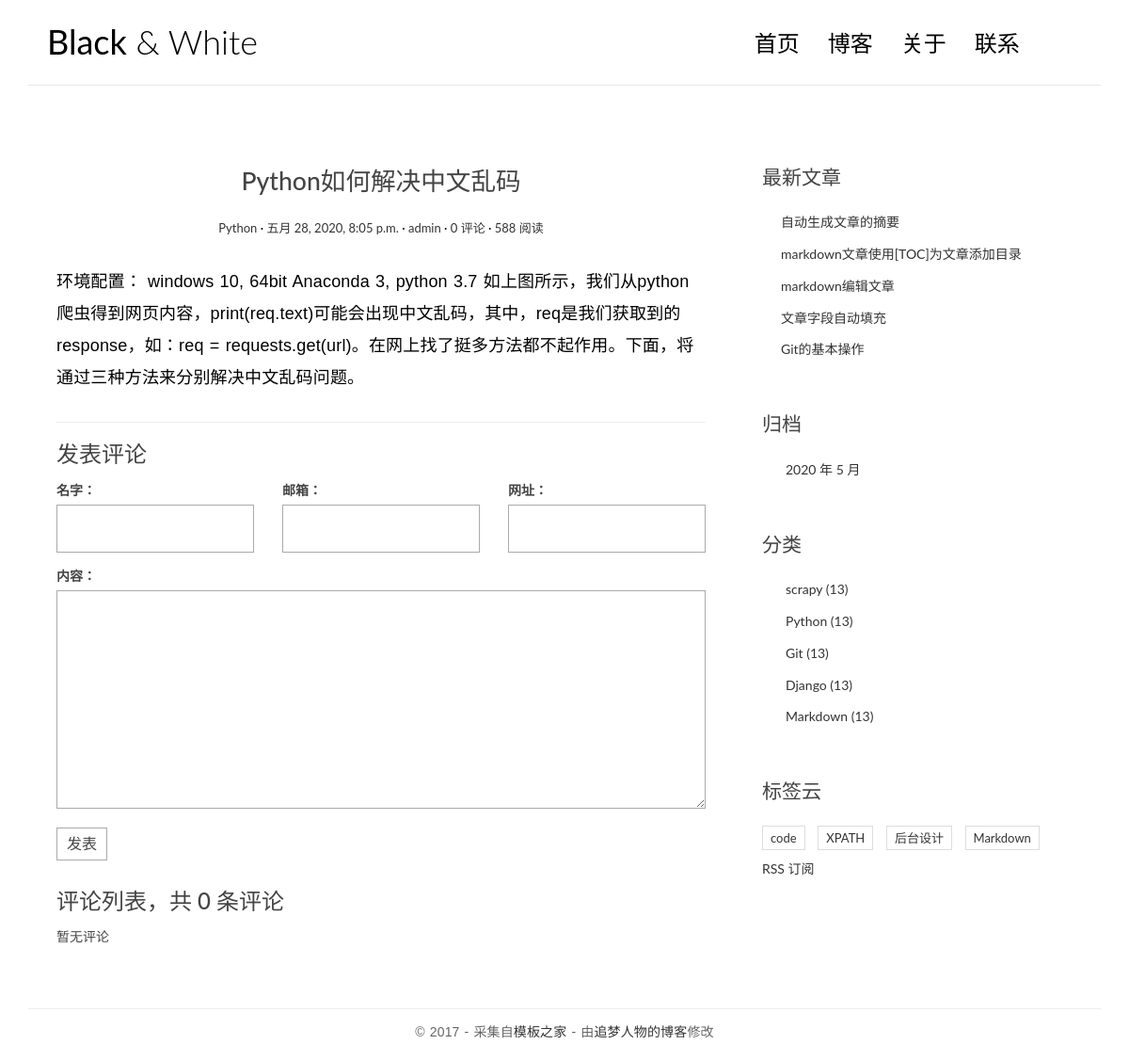
/posts/3/, run on the app's committed database.
### blog/models.py (models this page shows, shortened)
class Post(models.Model):
    title = models.CharField('标题', max_length=70)
    body = models.TextField('正文')
    created_time = models.DateTimeField('创建时间', default=timezone.now)
    modified_time = models.DateTimeField('修改时间')
    excerpt = models.CharField('摘要', max_length=200, blank=True)
    category = models.ForeignKey(Category, verbose_name='分类', on_delete=models.CASCADE)
    tags = models.ManyToManyField(Tag, verbose_name='标签', blank=True)
    author = models.ForeignKey(User, verbose_name='作者', on_delete=models.CASCADE)
    class Meta:
        verbose_name = '文章'
        verbose_name_plural = verbose_name
        ordering = ['-created_time']
    def get_absolute_url(self):
        return reverse('blog:detail', kwargs={'pk': self.pk})

class Category(models.Model):
    name = models.CharField(max_length=100)
    class Meta:
        verbose_name = '分类'
        verbose_name_plural = verbose_name

class Tag(models.Model):
    name = models.CharField(max_length=100)
    class Meta:
        verbose_name = '标签'
        verbose_name_plural = verbose_name

### blog/views.py (the view)
# urls.py: path('posts/<int:pk>/', views.detail, name='detail'),
def detail(request, pk):
    post = get_object_or_404(Post, pk=pk)
    md = markdown.Markdown(extensions=[
        'markdown.extensions.extra',
        'markdown.extensions.codehilite',
        TocExtension(slugify=slugify),
    ]
    )
    post.body = md.convert(post.body)
    m = re.search(r'<div class="toc">\s*<ul>(.*)</ul>\s*</div>', md.toc, re.S)
    post.toc = m.group(1) if m is not None else ''
    return render(request, 'blog/detail.html',
                  context={
                      'post': post
                  })

### comments/forms.py
class CommentForm(forms.ModelForm):
    class Meta:
        model = Comment
        fields = ['name', 'email', 'url', 'text']

### blog/templatetags/blog_extras.py (called while the page is built)
@register.inclusion_tag('blog/inclusions/_recent_posts.html', takes_context=True)
def show_recent_posts(context, num=5):
    return {
        'recent_post_list': Post.objects.all().order_by('-created_time')[:num]
    }

@register.inclusion_tag('blog/inclusions/_archives.html', takes_context=True)
def show_archives(context):
    return {
        'date_list': Post.objects.dates('created_time', 'month', order='DESC')
    }

@register.inclusion_tag('blog/inclusions/_categories.html', takes_context=True)
def show_categories(context):
    return {
        'category_list': Category.objects.all()
    }

@register.inclusion_tag('blog/inclusions/_tags.html', takes_context=True)
def show_tags(context):
    return {
        'tag_list': Tag.objects.all(),
    }

### comments/templatetags/comments_extras.py (called while the page is built)
@register.inclusion_tag('comments/inclusions/_form.html', takes_context=True)
def show_comment_form(context, post, form=None):
    if form is None:
        form = CommentForm()
    return {
        'form': form,
        'post': post,
    }

@register.inclusion_tag('comments/inclusions/_list.html', takes_context=True)
def show_comments(context, post):
    comment_list = post.comment_set.all().order_by('-created_time')  # "-created_time"指定评论返回的顺序
    comment_count = comment_list.count()
    return {
        'comment_count': comment_count,
        'comment_list': comment_list,
    }

### templates/blog/detail.html (shortened to what this page needs)
{% extends 'base.html' %}
{% load comments_extras %}
{% block main %}
<article class="post post-1">
    <header class="entry-header">
        <h1 class="entry-title">{{ post.title }}</h1>
        <div class="entry-meta">
            <span class="post-category"><a href="{% url 'blog:category' post.category.pk %}">{{ post.category.name }}</a></span>
            <span class="post-date"><a href="#"><time class="entry-date"
                                                      datetime="{{ post.created_time }}">{{ post.created_time }}</time></a></span>
            <span class="post-author"><a href="#">{{ post.author }}</a></span>
            <span class="comments-link"><a href="#comment-area">{{ post.comment_set.count }} 评论</a></span>
            <span class="views-count"><a href="#">588 阅读</a></span>
        </div>
    </header>
    <div class="entry-content clearfix">
        {{ post.body|safe }}
    </div>
</article>
<section class="comment-area" id="comment-area">
    <hr>
    <h3>发表评论</h3>
    {% show_comment_form post %}
    <div class="comment-list-panel">
        {% show_comments post %}
    </div>
</section>
{% endblock main %}

### templates/blog/inclusions/_recent_posts.html
<div class="widget widget-recent-posts">
  <h3 class="widget-title">最新文章</h3>
  <ul>
    {% for post in recent_post_list %}
      <li>
        <a href="{{ post.get_absolute_url }}">{{ post.title }}</a>
      </li>
    {% empty %}
      暂无文章！
    {% endfor %}
  </ul>
</div>

### templates/blog/inclusions/_categories.html
<div class="widget widget-category">
  <h3 class="widget-title">分类</h3>
  <ul>
    {% for category in category_list %}
      <li>
        <a href="{% url 'blog:category' category.pk %}">{{ category.name }} <span class="post-count">(13)</span></a>
      </li>
    {% empty %}
      暂无分类！
    {% endfor %}
  </ul>
</div>

### templates/blog/inclusions/_tags.html
<div class="widget widget-tag-cloud">
  <h3 class="widget-title">标签云</h3>
  <ul>
    {% for tag in tag_list %}
      <li>
        <a href="{% url 'blog:tag' tag.pk %}">{{ tag.name }}</a>
      </li>
    {% empty %}
      暂无标签！
    {% endfor %}
  </ul>
</div

### blog/static/blog/css/custom.css (style rules this page uses)
* { outline: none; }
h1, h2, h3, h4, h5, h6 { margin-top: 0; }
a { color: #333; }
body { color: #444; font-family: 'Lato', sans-serif; }
p { font-family: 'Ubuntu', sans-serif; font-weight: 400; word-spacing: 1px; letter-spacing: 0.01em; }
.post { background: #fff; padding: 30px 30px 0; }
.entry-title { text-align: center; font-size: 1.9em; margin-bottom: 20px; line-height: 1.6; padding: 10px 20px 0; }
.entry-meta { text-align: center; color: #DDDDDD; font-size: 13px; margin-bottom: 30px; }
.entry-content { font-size: 18px; line-height: 1.9; font-weight: 300; color: #000; }
.post-category::after, .post-date::after, .post-author::after, .comments-link::after { content: ' ·'; color: #000; }
.widget { background: #fff; padding: 30px 0 0; }
.widget-title { font-size: 1.5em; margin-bottom: 20px; line-height: 1.6; padding: 10px 0 0; font-weight: 400; }
.widget-recent-posts ul { padding: 0; margin: 0; padding-left: 20px; }
.widget-recent-posts ul li { list-style-type: none; position: relative; line-height: 170%; margin-bottom: 10px; }
.widget-recent-posts ul li::before { content: '\f3d3'; font-family: "Ionicons"; position: absolute; left: -17px; top: 3px; font-size: 16px; color: #000; }
.widget-category ul { padding: 0; margin: 0; padding-left: 25px; }
.widget-category ul li { list-style-type: none; position: relative; line-height: 170%; margin-bottom: 10px; }
.widget-category ul li::before { content: '\f3fe'; font-family: "Ionicons"; position: absolute; left: -25px; top: 1px; font-size: 18px; color: #000; }
.widget-tag-cloud ul { padding: 0; margin: 0; margin-right: -10px; }
.widget-tag-cloud ul li { list-style-type: none; font-size: 13px; display: inline-block; margin-right: 10px; margin-bottom: 10px; padding: 3px 8px; border: 1px solid #ddd; }
.contact-form input, .comment-form input { border: 1px solid #aaa; margin-bottom: 15px; width: 100%; padding: 15px 15px; font-size: 16px; line-height: 100%; transition: 0.4s border-color linear; }
.contact-form textarea, .comment-form textarea { border: 1px solid #aaa; margin-bottom: 15px; width: 100%; padding: 15px 15px; font-size: 16px; line-height: 20px !important; min-height: 183px; transition: 0.4s border-color linear; }
.comment-area { padding: 0 30px 0; }
.comment-list-panel { margin-top: 30px; }

### data on the page
Post: title "Python如何解决中文乱码", category.name "Python", created_time "五月 28, 2020, 8:05 p.m.", author "admin", comment_set.count "0", body "环境配置： windows 10, 64bit Anaconda 3, python 3.7 如上图所示，我们从python爬虫得到网页内容，print(req.text)可能会出现中文乱码，其中，req是我们获取到的response，如：req = requests.get(url)。在网上找了挺多方法都不起作用。下面，将通过三种方法来分别解决中文乱码问题。"
Post: title "自动生成文章的摘要"
Post: title "markdown文章使用[TOC]为文章添加目录"
Post: title "markdown编辑文章"
Post: title "文章字段自动填充"
Post: title "Git的基本操作"
Category: name "scrapy"
Category: name "Python"
Category: name "Git"
Category: name "Django"
Category: name "Markdown"
Tag: name "code"
Tag: name "XPATH"
Tag: name "后台设计"
Tag: name "Markdown"

### other printed values
{{ comment_count }} "0"
{{ date.year }} "2020"
{{ date.month }} "5"
